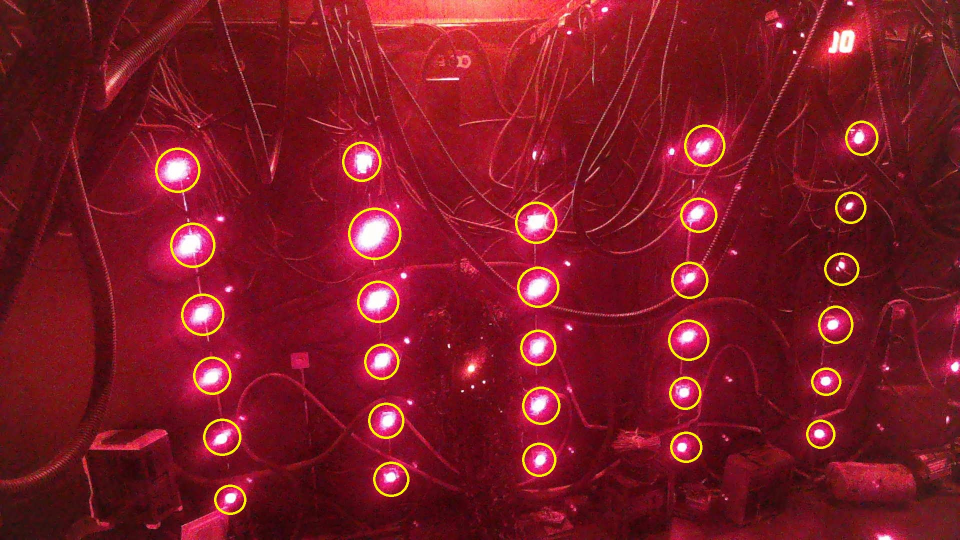
#> input picture data/WIN_20260105_21_02_07_Pro.jpg, 1920 x 1080 px (shown at 1/2 size)
$ python -i processor.py   (imports and definitions only)
#> lines starting #> are read from the running program, lines starting #| are printed output that depends on the picture
import cv2
import numpy as np
import logging

logger = logging.getLogger("CamerApp")

class ImageProcessor:
    def __init__(self):
        self.mask = None
        self.baseline = None
        self.threshold = 50   # Difference threshold per pixel
        self.min_area = 500   # Minimum number of pixels to trigger (noise filter)
        self.baseline_brightness = None
        self.roi_baseline_brightness = []  # 每个 ROI 的基线亮度
        self.rois = []  # 独立的 ROI 区域列表 (每个包含 contour, bounding_rect, sub_mask)

    # [89 lines left out: functions set_mask, set_baseline, _reparse_rois, not called in this run]

    def process(self, frame):
        """
        Processes the frame with independent ROI detection:
        1. Downsample frame to 645x360 for processing
        2. Apply mask visualization (dim non-ROI areas)
        3. Calculate diff and detect changes in each ROI independently
        4. Draw static ROI contours on triggered regions
        Returns: (vis_frame, is_triggered, total_diff_count, current_brightness)
        """
        # 降采样到 645x360
        small_frame = cv2.resize(frame, (645, 360))

        # 步骤1：可视化 - 叠加遮罩效果（将非 ROI 区域变暗）
        vis_frame = small_frame.copy()
        if self.mask is not None:
            # 确保 mask 尺寸匹配
            if self.mask.shape != small_frame.shape[:2]:
                self.mask = cv2.resize(self.mask, (645, 360), interpolation=cv2.INTER_NEAREST)
                self._reparse_rois()

            # 非 ROI 区域完全变黑（按规格书要求）
            vis_frame[self.mask == 0] = [0, 0, 0]

        # 如果没有基线，只返回可视化图像
        if self.baseline is None:
            current_brightness = self.get_current_brightness(small_frame)
            # 将 vis_frame resize 回原始尺寸用于显示
            h, w = frame.shape[:2]
            display_frame = cv2.resize(vis_frame, (w, h), interpolation=cv2.INTER_LINEAR)
            return display_frame, False, 0, current_brightness, []

        # 步骤2：检测 - 计算高斯模糊和差分
        gray = cv2.cvtColor(small_frame, cv2.COLOR_BGR2GRAY)
        blur = cv2.GaussianBlur(gray, (11, 11), 0)
        frame_delta = cv2.absdiff(self.baseline, blur)
        _, thresh = cv2.threshold(frame_delta, self.threshold, 255, cv2.THRESH_BINARY)

        # 步骤3：ROI 独立判断
        is_triggered = False
        total_diff_count = 0
        triggered_indices = []

        if self.rois:
            # 计算当前帧的灰度图
            gray = cv2.cvtColor(small_frame, cv2.COLOR_BGR2GRAY)

            # 遍历每个 ROI 区域
            for i, roi in enumerate(self.rois):
                sub_mask = roi['sub_mask']
                contour = roi['contour']

                # 仅计算该 ROI 区域内的差异像素数量
                roi_diff = cv2.bitwise_and(thresh, thresh, mask=sub_mask)
                diff_count = cv2.countNonZero(roi_diff)
                total_diff_count += diff_count

                # 检测该 ROI 的亮度变化
                roi_has_brightness_change = False
                if i < len(self.roi_baseline_brightness):
                    current_roi_brightness = self._get_roi_brightness(gray, sub_mask)
                    baseline_roi_brightness = self.roi_baseline_brightness[i]
                    if abs(current_roi_brightness - baseline_roi_brightness) > self.threshold:
                        roi_has_brightness_change = True

                # 如果该 ROI 有亮度变化，标记为触发
                if roi_has_brightness_change:
                    is_triggered = True
                    triggered_indices.append(i)
        else:
            # 没有 ROI 时的全局检测
            total_diff_count = cv2.countNonZero(thresh)
            is_triggered = total_diff_count > self.min_area

        # 计算当前亮度
        current_brightness = self.get_current_brightness(small_frame)

        # 将 vis_frame resize 回原始尺寸用于显示
        h, w = frame.shape[:2]
        display_frame = cv2.resize(vis_frame, (w, h), interpolation=cv2.INTER_LINEAR)

        return display_frame, is_triggered, total_diff_count, current_brightness, triggered_indices

    def get_current_brightness(self, frame):
        """Calculates mean brightness within the masked region."""
        if frame is None:
            return 0

        gray = cv2.cvtColor(frame, cv2.COLOR_BGR2GRAY)
        if self.mask is not None:
            # Mask 应该已经在外部调整为正确尺寸
            mean_val = cv2.mean(gray, mask=self.mask)[0]
        else:
            mean_val = cv2.mean(gray)[0]

        return mean_val

    # [9 lines left out: function _get_roi_brightness, not called in this run]

    def get_roi_contours(self):
        """返回所有 ROI 的轮廓列表 (基于 645x360 坐标系)"""
        return [roi['contour'] for roi in self.rois]


>>> import cv2
>>> picture = cv2.imread('../../data/WIN_20260105_21_02_07_Pro.jpg')
#> picture is the input picture: shape (1080, 1920, 3); mean B, G, R 37.4, 25.1, 126.3
>>> result = ImageProcessor().process(picture)
#> in process, `small_frame = cv2.resize(frame, (645, 360))`:
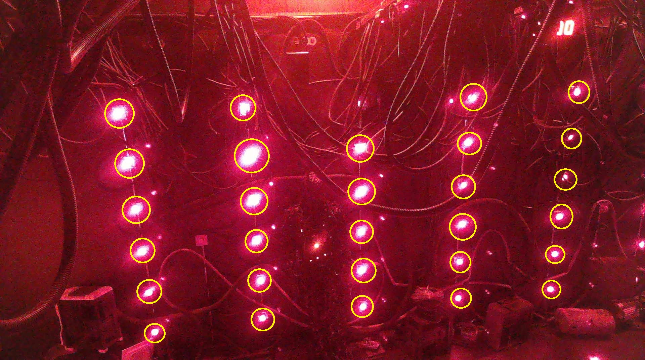
#> small_frame: shape (360, 645, 3); mean B, G, R 37.4, 25.1, 126.3
#> in get_current_brightness, `gray = cv2.cvtColor(frame, cv2.COLOR_BGR2GRAY)`:
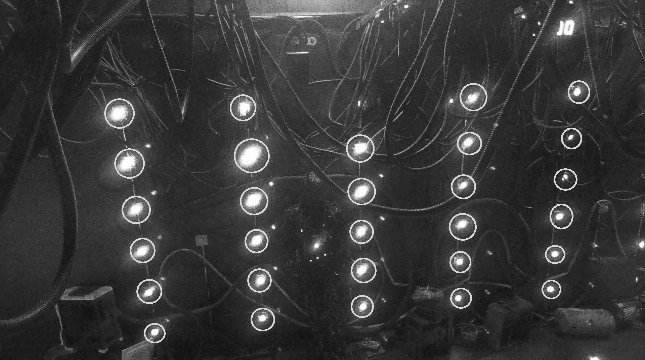
#> gray: shape (360, 645); min 13, max 255, mean 56.8
#> in get_current_brightness, `mean_val = cv2.mean(gray)[0]`: mean_val = 56.78
#> result = 5 items

$ run again, on data/WIN_20260105_21_02_18_Pro.jpg
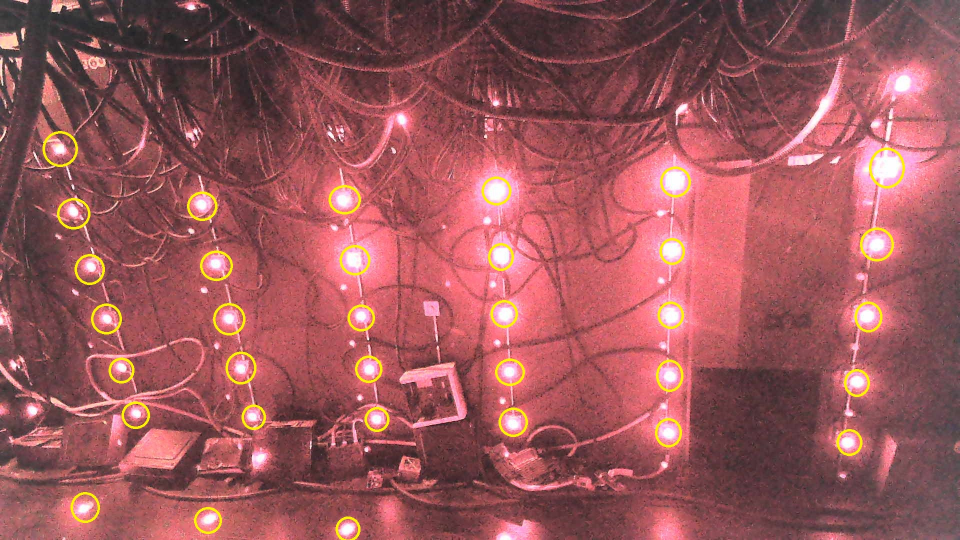
#> input picture data/WIN_20260105_21_02_18_Pro.jpg, 1920 x 1080 px (shown at 1/2 size)
#> picture is the input picture: shape (1080, 1920, 3); mean B, G, R 91, 87.8, 155.3
#> in process, `small_frame = cv2.resize(frame, (645, 360))`:
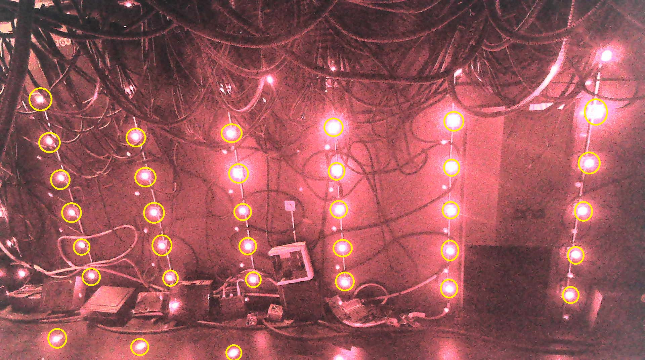
#> small_frame: shape (360, 645, 3); mean B, G, R 91.1, 87.9, 155.3
#> in get_current_brightness, `gray = cv2.cvtColor(frame, cv2.COLOR_BGR2GRAY)`:
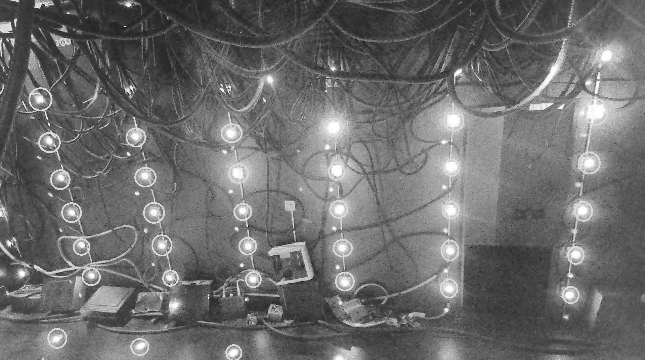
#> gray: shape (360, 645); min 5, max 255, mean 108.4
#> mean_val = 108.4
#> result = 5 items

$ run again, on data/WIN_20260105_21_02_41_Pro.jpg
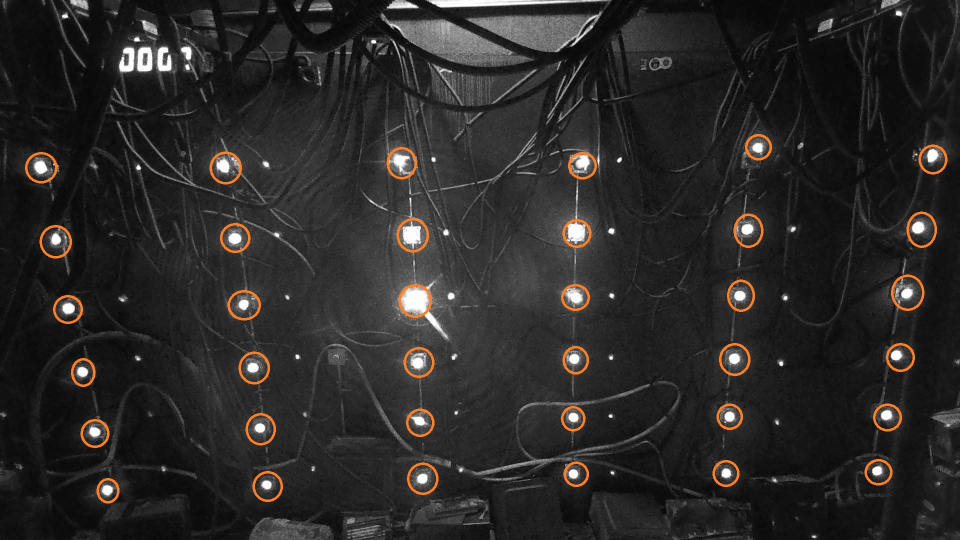
#> input picture data/WIN_20260105_21_02_41_Pro.jpg, 1920 x 1080 px (shown at 1/2 size)
#> picture is the input picture: shape (1080, 1920, 3); mean B, G, R 39.8, 41.1, 43
#> in process, `small_frame = cv2.resize(frame, (645, 360))`:
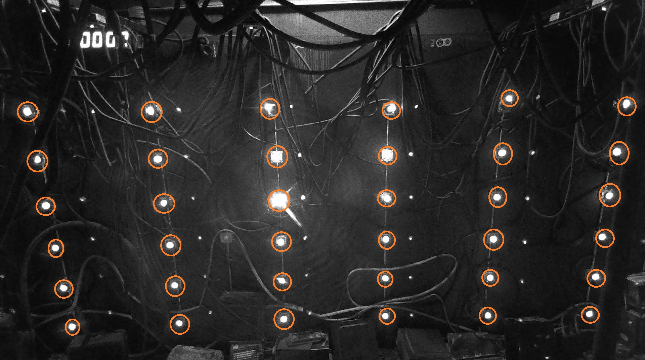
#> small_frame: shape (360, 645, 3); mean B, G, R 39.8, 41.1, 43
#> in get_current_brightness, `gray = cv2.cvtColor(frame, cv2.COLOR_BGR2GRAY)`:
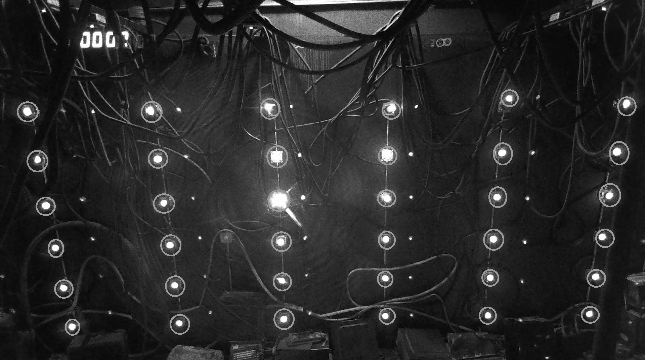
#> gray: shape (360, 645); min 0, max 255, mean 41.5
#> mean_val = 41.54
#> result = 5 items
